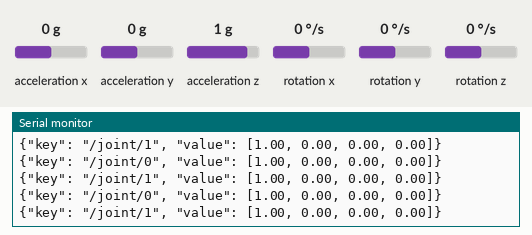
Recording of a sketch running on a simulated Arduino Uno, built with avr-gcc and run on an emulated ATmega328P. On the bench: the last lines printed to the serial monitor. The test bench sets the inputs (shaded band); at power-on: acceleration x 0 g, acceleration y 0 g, rotation z 0 °/s, acceleration z 1 g, rotation x 0 °/s, rotation y 0 °/s.

Above: at 2.2 s.
2.3 s: acceleration x set to 0.8 g
At 3.1 s:
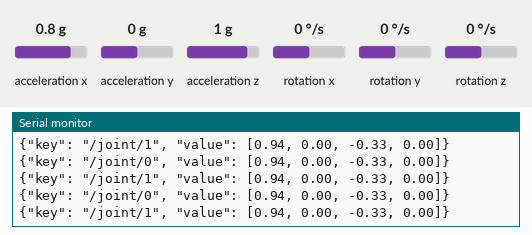
5.3 s: acceleration y set to -1.4 g
At 6.2 s:
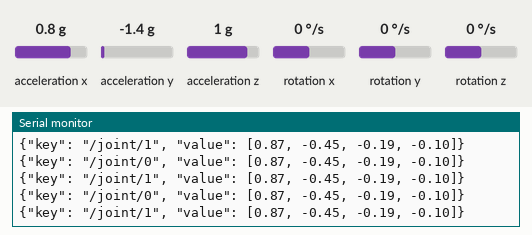
8.3 s: rotation z set to -100 °/s
At 9.2 s:
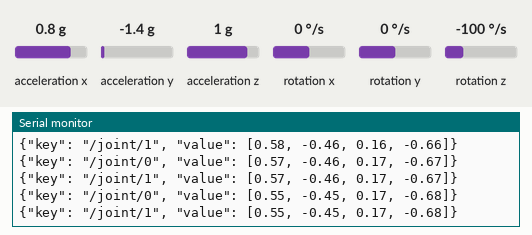
11.3 s: acceleration z set to -1.4 g
At 12.3 s:
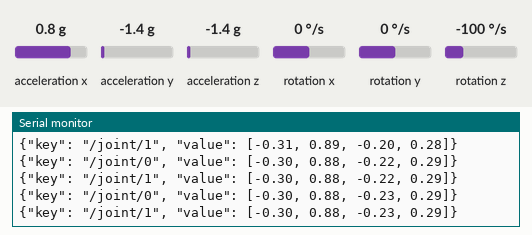
14.3 s: acceleration z set to -0.8 g
At 15.1 s:
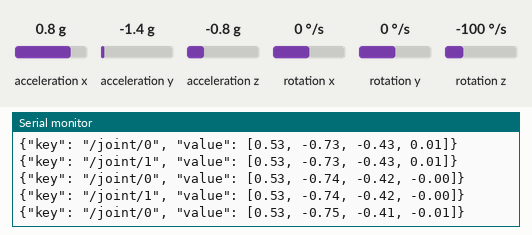
17.3 s: acceleration y set to 0.8 g
At 18.0 s:
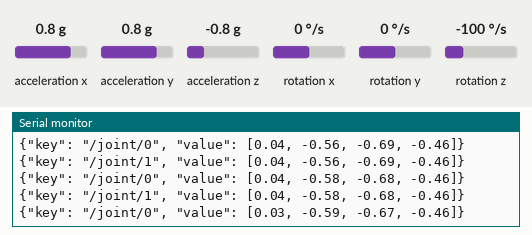
Timing chart, 0 to 20.3 s (numbered marks = the images above; inputs shaded):
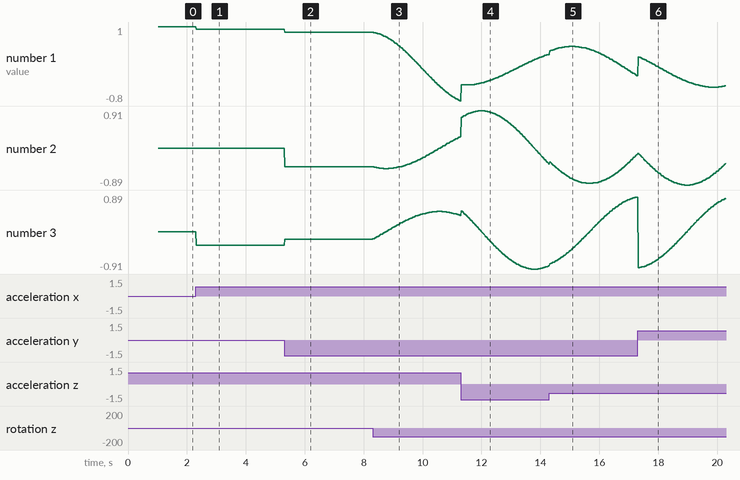

The sketch:

Arduino_dual_MPU6050_joint_capture.ino
```cpp
#include "Wire.h"
#include "I2Cdev.h"
#include "MPU6050_6Axis_MotionApps612.h"

/**
 * # Wiring
 * | MPU6050 | Arduino   |
 * | ------- | --------- |
 * | GND     | GND       |
 * | VCC     | 3V3       |
 * | SCL     | SCL       |
 * | SDA     | SDA       |
 * | ADD     | see below |
 *
 * ## ADDR pin configuration:
 *
 * ADDR low = 0x68 (default)
 * ADDR high = 0x69
 */

// initialize the two MPUs with their I2C ID
MPU6050 mpu68(0x68);
MPU6050 mpu69(0x69);

uint8_t error_code = 0U;      // return status after each device operation (0 = success, !0 = error)

void setup() {
  Wire.begin();

  // it seems that we cannot use too high clock rate, due to the long I2C wire.
  // cannot flash firmware if signal integrity is too bad.
  // Wire.setClock(400000);
  Wire.setClock(100000);

  Serial.begin(115200);

  // initialize device
  Serial.print("{\"key\": \"/log\", \"value\": \"Initializing device 0x68...\", \"level\": \"DEBUG\"}\n");
  mpu68.initialize();
  error_code = mpu68.dmpInitialize();

  // 1 = initial memory load failed
  // 2 = DMP configuration updates failed
  // (if it's going to break, usually the code will be 1)
  if (error_code == 1U) {
    Serial.print("{\"key\": \"/log\", \"value\": \"device 0x68 initialization failed: initial memory load failed.\", \"level\": \"ERROR\"}\n");
    while (1) {}
  }
  if (error_code == 2U) {
    Serial.print("{\"key\": \"/log\", \"value\": \"device 0x68 initialization failed: DMP configuration updates failed.\", \"level\": \"ERROR\"}\n");
    while (1) {}
  }

  Serial.print("{\"key\": \"/log\", \"value\": \"Initializing device 0x69...\", \"level\": \"DEBUG\"}\n");
  mpu69.initialize();
  error_code = mpu69.dmpInitialize();

  // 1 = initial memory load failed
  // 2 = DMP configuration updates failed
  // (if it's going to break, usually the code will be 1)
  if (error_code == 1U) {
    Serial.print("{\"key\": \"/log\", \"value\": \"device 0x68 initialization failed: initial memory load failed.\", \"level\": \"ERROR\"}\n");
    while (1) {}
  }
  if (error_code == 2U) {
    Serial.print("{\"key\": \"/log\", \"value\": \"device 0x68 initialization failed: DMP configuration updates failed.\", \"level\": \"ERROR\"}\n");
    while (1) {}
  }

  // verify connection
  if (!mpu68.testConnection()) {
    Serial.print("{\"key\": \"/log\", \"value\": \"device 0x68 connection failed.\", \"level\": \"ERROR\"}\n");
  }
  if (!mpu69.testConnection()) {
    Serial.print("{\"key\": \"/log\", \"value\": \"device 0x69 connection failed.\", \"level\": \"ERROR\"}\n");
  }

  // supply your own gyro offsets here, scaled for min sensitivity
  mpu68.setXGyroOffset(0);
  mpu68.setYGyroOffset(0);
  mpu68.setZGyroOffset(0);
  mpu68.setXAccelOffset(0);
  mpu68.setYAccelOffset(0);
  mpu68.setZAccelOffset(0);

  mpu69.setXGyroOffset(0);
  mpu69.setYGyroOffset(0);
  mpu69.setZGyroOffset(0);
  mpu69.setXAccelOffset(0);
  mpu69.setYAccelOffset(0);
  mpu69.setZAccelOffset(0);


  // Calibration Time: generate offsets and calibrate our MPU6050
  mpu68.CalibrateAccel(6);
  mpu68.CalibrateGyro(6);

  mpu69.CalibrateAccel(6);
  mpu69.CalibrateGyro(6);

  // calibration procedure will dump garbage on serial, we use a newline to fence it
  Serial.print("\n");

  // turn on the DMP, now that it's ready
  Serial.print("{\"key\": \"/log\", \"value\": \"Enabling DMP...\", \"level\": \"DEBUG\"}\n");
  mpu68.setDMPEnabled(true);
  mpu69.setDMPEnabled(true);
  Serial.print("{\"key\": \"/log\", \"value\": \"Device ready.\", \"level\": \"INFO\"}\n");
}

void loop() {
  // Get the Latest packet
  uint8_t fifo_buffer68[64]; // FIFO storage buffer
  if (!mpu68.dmpGetCurrentFIFOPacket(fifo_buffer68)) {
    return;
  }

  uint8_t fifo_buffer69[64]; // FIFO storage buffer
  if (!mpu69.dmpGetCurrentFIFOPacket(fifo_buffer69)) {
    return;
  }

  // orientation/motion vars
  Quaternion q68;           // [w, x, y, z]         quaternion container
  Quaternion q69;           // [w, x, y, z]         quaternion container

  mpu68.dmpGetQuaternion(&q68, fifo_buffer68);
  mpu69.dmpGetQuaternion(&q69, fifo_buffer69);

  Serial.print("{\"key\": \"/joint/0\", \"value\": [");
  Serial.print(q68.w);Serial.print(", ");
  Serial.print(q68.x);Serial.print(", ");
  Serial.print(q68.y);Serial.print(", ");
  Serial.print(q68.z);
  Serial.print("]}\n");

  Serial.print("{\"key\": \"/joint/1\", \"value\": [");
  Serial.print(q69.w);Serial.print(", ");
  Serial.print(q69.x);Serial.print(", ");
  Serial.print(q69.y);Serial.print(", ");
  Serial.print(q69.z);
  Serial.print("]}\n");
}
```

Measured:
- after the input at 2.3 s, the serial monitor: prints a new line at once (image 1)
- after the input at 5.3 s, the serial monitor: prints a new line at once (image 2)
- after the input at 8.3 s, the serial monitor: prints a new line at once (image 3)
- plotted number 1: 1 → 0.94 after the input at 2.3 s, 0.94 → 0.87 after the input at 5.3 s, 0.87 → -0.8 after the input at 8.3 s
- plotted number 2: 0 → -0.45 after the input at 5.3 s, -0.45 → 0.29 after the input at 8.3 s
- plotted number 3: 0 → -0.33 after the input at 2.3 s, -0.33 → -0.19 after the input at 5.3 s, -0.19 → 0.39 after the input at 8.3 s
